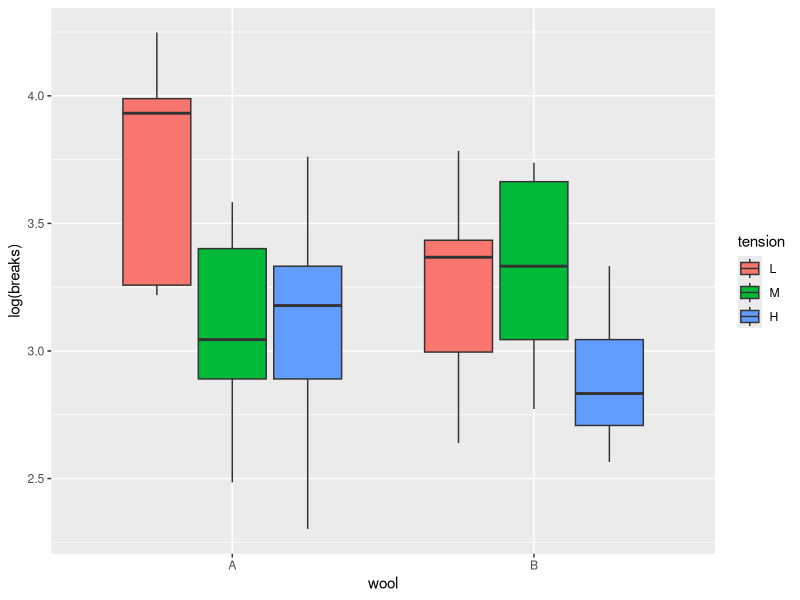
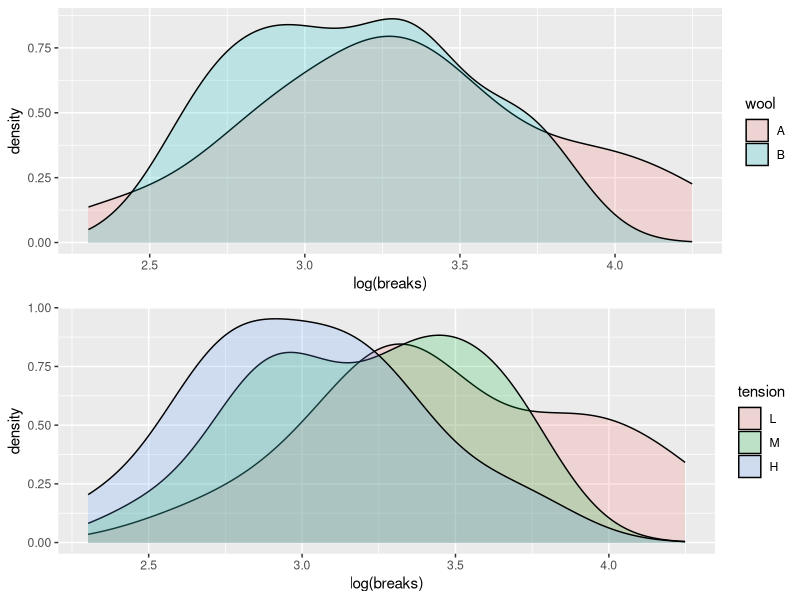

Generate these figures, in order, with R:
## ---- chunk 1
data("warpbreaks")
head(warpbreaks)
## ---- chunk 2
table(warpbreaks$wool, warpbreaks$tension)
## ---- chunk 3
library(car)
library(grid)
library(gridExtra)
library(ggplot2)
library(tidyverse)
library(broom)

warpbreaks %>%
  ggplot(aes(log(breaks), x = wool, fill = tension)) +
  geom_boxplot()
## ---- chunk 4
# p1 = warpbreaks %>%
#   ggplot(aes(y = log(breaks), x = wool, fill = wool)) +
#   geom_boxplot(alpha = 0.2) +
#   geom_jitter()
# 
# p2 = warpbreaks %>%
#   ggplot(aes(y = log(breaks), x = tension, fill = tension)) +
#   geom_boxplot(alpha = 0.2) +
#   geom_jitter()
p1 = warpbreaks %>%
  ggplot(aes(log(breaks), fill = wool)) +
  geom_density(alpha = 0.2)

p2 = warpbreaks %>%
  ggplot(aes(log(breaks), fill = tension)) +
  geom_density(alpha = 0.2)

grid.arrange(p1, p2)

# We can also run quick bartlett.test and shapiro.test to check for
# homoskedasticity and normality
print(bartlett.test(log(breaks) ~ tension, data = warpbreaks))
print(bartlett.test(log(breaks) ~ wool, data = warpbreaks))
print(with(warpbreaks, shapiro.test(log(breaks)[wool == 'A'])))
print(with(warpbreaks, shapiro.test(log(breaks)[wool == 'B'])))
print(with(warpbreaks, shapiro.test(log(breaks)[tension == 'L'])))
print(with(warpbreaks, shapiro.test(log(breaks)[tension == 'M'])))
print(with(warpbreaks, shapiro.test(log(breaks)[tension == 'H'])))
## ---- chunk 5
# print(wilcox.test(log(breaks) ~ wool, data = warpbreaks))
print(t.test(log(breaks) ~ wool, data = warpbreaks))
## ---- chunk 6
aov1 = aov(log(breaks) ~ tension, data = warpbreaks)
print(summary(aov1))
## ---- chunk 7
print(TukeyHSD(aov1))
## ---- chunk 8
aov2 = lm(log(breaks) ~ tension, data = warpbreaks)
print(anova(aov2))
print(summary(aov2))
